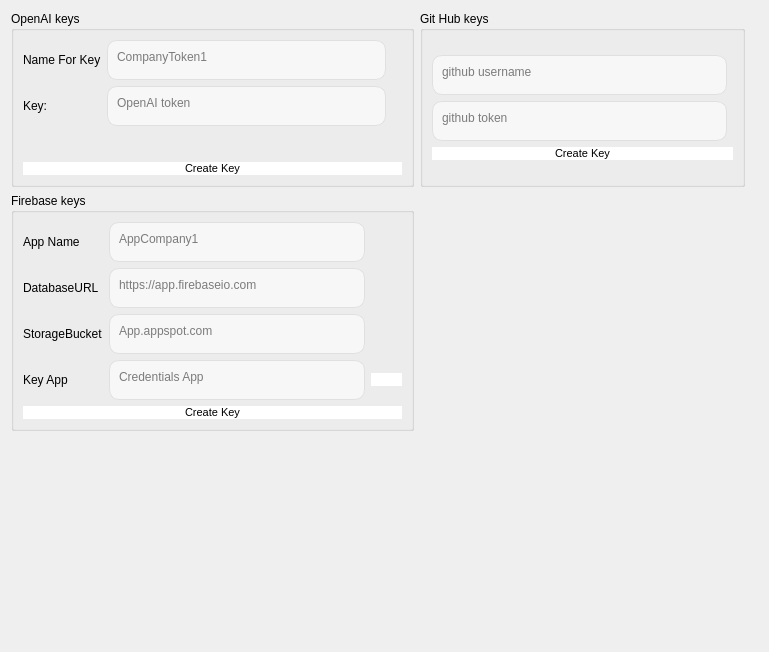
      <widget class="QWidget" name="page_11">
       <layout class="QGridLayout" name="gridLayout_45">
        <item row="0" column="0">
         <widget class="QGroupBox" name="card1">
          <property name="title">
           <string>OpenAI keys</string>
          </property>
          <layout class="QGridLayout" name="gridLayout_43">
           <item row="0" column="1">
            <layout class="QGridLayout" name="gridLayout_44">
             <item row="1" column="1">
              <widget class="QTextEdit" name="openaitoken_AgentKeys">
               <property name="sizePolicy">
                <sizepolicy hsizetype="Maximum" vsizetype="Maximum">
                 <horstretch>0</horstretch>
                 <verstretch>0</verstretch>
                </sizepolicy>
               </property>
               <property name="minimumSize">
                <size>
                 <width>279</width>
                 <height>40</height>
                </size>
               </property>
               <property name="maximumSize">
                <size>
                 <width>279</width>
                 <height>40</height>
                </size>
               </property>
               <property name="styleSheet">
                <string notr="true">            QTextEdit {
                border: 1px solid #E0E0E0;
                padding: 5px;
                border-radius: 10px;
                background-color: #F7F7F7;
                color: black;  /* Cor do texto alterada para preto */
            }</string>
               </property>
               <property name="placeholderText">
                <string>OpenAI token</string>
               </property>
              </widget>
             </item>
             <item row="2" column="1">
              <spacer name="verticalSpacer_12">
               <property name="orientation">
                <enum>Qt::Vertical</enum>
               </property>
               <property name="sizeType">
                <enum>QSizePolicy::Maximum</enum>
               </property>
               <property name="sizeHint" stdset="0">
                <size>
                 <width>20</width>
                 <height>30</height>
                </size>
               </property>
              </spacer>
             </item>
             <item row="1" column="0">
              <widget class="QLabel" name="label_31">
               <property name="text">
                <string>Key:</string>
               </property>
              </widget>
             </item>
             <item row="0" column="0">
              <widget class="QLabel" name="label_30">
               <property name="text">
                <string>Name For Key</string>
               </property>
              </widget>
             </item>
             <item row="0" column="1">
              <widget class="QTextEdit" name="openainamefortoken_AgentKeys">
               <property name="sizePolicy">
                <sizepolicy hsizetype="Maximum" vsizetype="Maximum">
                 <horstretch>0</horstretch>
                 <verstretch>0</verstretch>
                </sizepolicy>
               </property>
               <property name="minimumSize">
                <size>
                 <width>279</width>
                 <height>40</height>
                </size>
               </property>
               <property name="maximumSize">
                <size>
                 <width>279</width>
                 <height>40</height>
                </size>
               </property>
               <property name="styleSheet">
                <string notr="true">            QTextEdit {
                border: 1px solid #E0E0E0;
                padding: 5px;
                border-radius: 10px;
                background-color: #F7F7F7;
                color: black;  /* Cor do texto alterada para preto */
            }</string>
               </property>
               <property name="placeholderText">
                <string>CompanyToken1</string>
               </property>
              </widget>
             </item>
             <item row="3" column="0" colspan="3">
              <widget class="QPushButton" name="createkeyopenai_AgentKeys">
               <property name="styleSheet">
                <string notr="true">            QPushButton {
                background-color: white;

                border-radius: 13px;  /* Borda arredondada (círculo) */
                color: black;  /* Cor do texto alterada para preto */
                font-size: 11px;  /* Ajuste do tamanho do ícone */
            }
            QPushButton:hover {
                background-color: #EDEDED;
            }
            QPushButton:pressed {
                background-color: #DCDCDC;
            }</string>
               </property>
               <property name="text">
                <string>Create Key</string>
               </property>
               <property name="icon">
                <iconset resource="../Qss/icons/_icons.qrc">
                 <normaloff>:/material_design/icons/material_design/key.png</normaloff>:/material_design/icons/material_design/key.png</iconset>
               </property>
               <property name="iconSize">
                <size>
                 <width>22</width>
                 <height>22</height>
                </size>
               </property>
              </widget>
             </item>
            </layout>
           </item>
          </layout>
         </widget>
        </item>
        <item row="0" column="1">
         <widget class="QGroupBox" name="card2">
          <property name="title">
           <string>Git Hub keys</string>
          </property>
          <layout class="QGridLayout" name="gridLayout_40">
           <item row="0" column="1">
            <layout class="QGridLayout" name="gridLayout_39">
             <item row="0" column="0">
              <widget class="QTextEdit" name="githuusername_AgentKeys">
               <property name="sizePolicy">
                <sizepolicy hsizetype="Maximum" vsizetype="Maximum">
                 <horstretch>0</horstretch>
                 <verstretch>0</verstretch>
                </sizepolicy>
               </property>
               <property name="minimumSize">
                <size>
                 <width>295</width>
                 <height>40</height>
                </size>
               </property>
               <property name="maximumSize">
                <size>
                 <width>295</width>
                 <height>40</height>
                </size>
               </property>
               <property name="styleSheet">
                <string notr="true">            QTextEdit {
                border: 1px solid #E0E0E0;
                padding: 5px;
                border-radius: 10px;
                background-color: #F7F7F7;
                color: black;  /* Cor do texto alterada para preto */
            }</string>
               </property>
               <property name="placeholderText">
                <string>github username</string>
               </property>
              </widget>
             </item>
             <item row="1" column="0">
              <widget class="QTextEdit" name="githubtoken_AgentKeys">
               <property name="sizePolicy">
                <sizepolicy hsizetype="Maximum" vsizetype="Maximum">
                 <horstretch>0</horstretch>
                 <verstretch>0</verstretch>
                </sizepolicy>
               </property>
               <property name="minimumSize">
                <size>
                 <width>295</width>
                 <height>40</height>
                </size>
               </property>
               <property name="maximumSize">
                <size>
                 <width>295</width>
                 <height>40</height>
                </size>
               </property>
               <property name="styleSheet">
                <string notr="true">            QTextEdit {
                border: 1px solid #E0E0E0;
                padding: 5px;
                border-radius: 10px;
                background-color: #F7F7F7;
                color: black;  /* Cor do texto alterada para preto */
            }</string>
               </property>
               <property name="placeholderText">
                <string>github token</string>
               </property>
              </widget>
             </item>
             <item row="2" column="0" colspan="2">
              <widget class="QPushButton" name="createkeygithub_AgentKeys">
               <property name="styleSheet">
                <string notr="true">            QPushButton {
                background-color: white;

                border-radius: 13px;  /* Borda arredondada (círculo) */
                color: black;  /* Cor do texto alterada para preto */
                font-size: 11px;  /* Ajuste do tamanho do ícone */
            }
            QPushButton:hover {
                background-color: #EDEDED;
            }
            QPushButton:pressed {
                background-color: #DCDCDC;
            }</string>
               </property>
               <property name="text">
                <string>Create Key</string>
               </property>
               <property name="icon">
                <iconset resource="../Qss/icons/_icons.qrc">
                 <normaloff>:/material_design/icons/material_design/key.png</normaloff>:/material_design/icons/material_design/key.png</iconset>
               </property>
               <property name="iconSize">
                <size>
                 <width>22</width>
                 <height>22</height>
                </size>
               </property>
              </widget>
             </item>
            </layout>
           </item>
          </layout>
         </widget>
        </item>
        <item row="0" column="2">
         <spacer name="horizontalSpacer_6">
          <property name="orientation">
           <enum>Qt::Horizontal</enum>
          </property>
          <property name="sizeHint" stdset="0">
           <size>
            <width>13</width>
            <height>20</height>
           </size>
          </property>
         </spacer>
        </item>
        <item row="1" column="0">
         <widget class="QGroupBox" name="card3">
          <property name="title">
           <string>Firebase keys</string>
          </property>
          <layout class="QGridLayout" name="gridLayout_41">
           <item row="0" column="1">
            <layout class="QGridLayout" name="gridLayout_42">
             <item row="1" column="0">
              <widget class="QLabel" name="label_32">
               <property name="text">
                <string>DatabaseURL</string>
               </property>
              </widget>
             </item>
             <item row="3" column="1">
              <widget class="QTextEdit" name="credentialsapp_AgentKeys">
               <property name="sizePolicy">
                <sizepolicy hsizetype="Maximum" vsizetype="Maximum">
                 <horstretch>0</horstretch>
                 <verstretch>0</verstretch>
                </sizepolicy>
               </property>
               <property name="minimumSize">
                <size>
                 <width>0</width>
                 <height>40</height>
                </size>
               </property>
               <property name="maximumSize">
                <size>
                 <width>295</width>
                 <height>40</height>
                </size>
               </property>
               <property name="styleSheet">
                <string notr="true">            QTextEdit {
                border: 1px solid #E0E0E0;
                padding: 5px;
                border-radius: 10px;
                background-color: #F7F7F7;
                color: black;  /* Cor do texto alterada para preto */
            }</string>
               </property>
               <property name="placeholderText">
                <string>Credentials App</string>
               </property>
              </widget>
             </item>
             <item row="3" column="0">
              <widget class="QLabel" name="label_29">
               <property name="text">
                <string>Key App</string>
               </property>
              </widget>
             </item>
             <item row="0" column="0">
              <widget class="QLabel" name="label_27">
               <property name="sizePolicy">
                <sizepolicy hsizetype="Fixed" vsizetype="Preferred">
                 <horstretch>0</horstretch>
                 <verstretch>0</verstretch>
                </sizepolicy>
               </property>
               <property name="text">
                <string>App Name</string>
               </property>
              </widget>
             </item>
             <item row="5" column="0" colspan="3">
              <widget class="QPushButton" name="createkeysfirebase_AgentKeys">
               <property name="styleSheet">
                <string notr="true">            QPushButton {
                background-color: white;

                border-radius: 13px;  /* Borda arredondada (círculo) */
                color: black;  /* Cor do texto alterada para preto */
                font-size: 11px;  /* Ajuste do tamanho do ícone */
            }
            QPushButton:hover {
                background-color: #EDEDED;
            }
            QPushButton:pressed {
                background-color: #DCDCDC;
            }</string>
               </property>
               <property name="text">
                <string>Create Key</string>
               </property>
               <property name="icon">
                <iconset resource="../Qss/icons/_icons.qrc">
                 <normaloff>:/material_design/icons/material_design/key.png</normaloff>:/material_design/icons/material_design/key.png</iconset>
               </property>
               <property name="iconSize">
                <size>
                 <width>22</width>
                 <height>22</height>
                </size>
               </property>
              </widget>
             </item>
             <item row="3" column="2">
              <widget class="QPushButton" name="uploadcredentialapp_AgentKeys">
               <property name="styleSheet">
                <string notr="true">            QPushButton {
                background-color: white;

                border-radius: 13px;  /* Borda arredondada (círculo) */
                color: black;  /* Cor do texto alterada para preto */
                font-size: 11px;  /* Ajuste do tamanho do ícone */
            }
</string>
               </property>
               <property name="text">
                <string/>
               </property>
               <property name="icon">
                <iconset resource="../Qss/icons/_icons.qrc">
                 <normaloff>:/font_awesome_regular/icons/font_awesome/regular/file-lines.png</normaloff>:/font_awesome_regular/icons/font_awesome/regular/file-lines.png</iconset>
               </property>
               <property name="iconSize">
                <size>
                 <width>22</width>
                 <height>33</height>
                </size>
               </property>
              </widget>
             </item>
             <item row="0" column="1">
              <widget class="QTextEdit" name="appname_AgentKeys">
               <property name="sizePolicy">
                <sizepolicy hsizetype="Maximum" vsizetype="Maximum">
                 <horstretch>0</horstretch>
                 <verstretch>0</verstretch>
                </sizepolicy>
               </property>
               <property name="minimumSize">
                <size>
                 <width>0</width>
                 <height>40</height>
                </size>
               </property>
               <property name="maximumSize">
                <size>
                 <width>295</width>
                 <height>40</height>
                </size>
               </property>
               <property name="styleSheet">
                <string notr="true">            QTextEdit {
                border: 1px solid #E0E0E0;
                padding: 5px;
                border-radius: 10px;
                background-color: #F7F7F7;
                color: black;  /* Cor do texto alterada para preto */
            }</string>
               </property>
               <property name="placeholderText">
                <string>AppCompany1</string>
               </property>
              </widget>
             </item>
             <item row="2" column="0">
              <widget class="QLabel" name="label_33">
               <property name="text">
                <string>StorageBucket</string>
               </property>
              </widget>
             </item>
             <item row="1" column="1">
              <widget class="QTextEdit" name="Databaseurl_AgentKeys">
               <property name="sizePolicy">
                <sizepolicy hsizetype="Maximum" vsizetype="Maximum">
                 <horstretch>0</horstretch>
                 <verstretch>0</verstretch>
                </sizepolicy>
               </property>
               <property name="minimumSize">
                <size>
                 <width>0</width>
                 <height>40</height>
                </size>
               </property>
               <property name="maximumSize">
                <size>
                 <width>295</width>
                 <height>40</height>
                </size>
               </property>
               <property name="styleSheet">
                <string notr="true">            QTextEdit {
                border: 1px solid #E0E0E0;
                padding: 5px;
                border-radius: 10px;
                background-color: #F7F7F7;
                color: black;  /* Cor do texto alterada para preto */
            }</string>
               </property>
               <property name="placeholderText">
                <string>https://app.firebaseio.com</string>
               </property>
              </widget>
             </item>
             <item row="2" column="1">
              <widget class="QTextEdit" name="Storagebucket_AgentKeys">
               <property name="sizePolicy">
                <sizepolicy hsizetype="Maximum" vsizetype="Maximum">
                 <horstretch>0</horstretch>
                 <verstretch>0</verstretch>
                </sizepolicy>
               </property>
               <property name="minimumSize">
                <size>
                 <width>0</width>
                 <height>40</height>
                </size>
               </property>
               <property name="maximumSize">
                <size>
                 <width>295</width>
                 <height>40</height>
                </size>
               </property>
               <property name="styleSheet">
                <string notr="true">            QTextEdit {
                border: 1px solid #E0E0E0;
                padding: 5px;
                border-radius: 10px;
                background-color: #F7F7F7;
                color: black;  /* Cor do texto alterada para preto */
            }</string>
               </property>
               <property name="placeholderText">
                <string>App.appspot.com</string>
               </property>
              </widget>
             </item>
            </layout>
           </item>
          </layout>
         </widget>
        </item>
        <item row="1" column="2">
         <spacer name="horizontalSpacer_5">
          <property name="orientation">
           <enum>Qt::Horizontal</enum>
          </property>
          <property name="sizeHint" stdset="0">
           <size>
            <width>13</width>
            <height>20</height>
           </size>
          </property>
         </spacer>
        </item>
        <item row="2" column="0">
         <spacer name="verticalSpacer_11">
          <property name="orientation">
           <enum>Qt::Vertical</enum>
          </property>
          <property name="sizeHint" stdset="0">
           <size>
            <width>20</width>
            <height>210</height>
           </size>
          </property>
         </spacer>
        </item>
       </layout>
      </widget>
